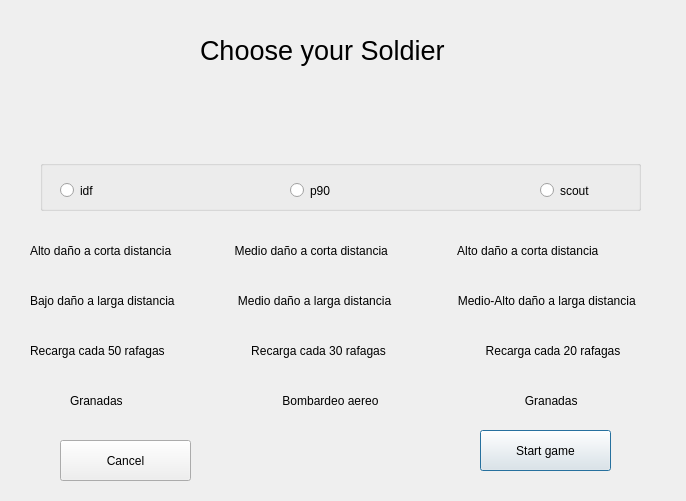
<?xml version="1.0" encoding="UTF-8"?>
<ui version="4.0">
 <class>ChooseSoldier</class>
 <widget class="QDialog" name="ChooseSoldier">
  <property name="geometry">
   <rect>
    <x>0</x>
    <y>0</y>
    <width>686</width>
    <height>501</height>
   </rect>
  </property>
  <property name="windowTitle">
   <string>Dialog</string>
  </property>
  <widget class="QLabel" name="title">
   <property name="geometry">
    <rect>
     <x>200</x>
     <y>30</y>
     <width>251</width>
     <height>41</height>
    </rect>
   </property>
   <property name="font">
    <font>
     <pointsize>20</pointsize>
    </font>
   </property>
   <property name="text">
    <string>Choose your Soldier</string>
   </property>
  </widget>
  <widget class="QLabel" name="IDF_img">
   <property name="geometry">
    <rect>
     <x>20</x>
     <y>20</y>
     <width>121</width>
     <height>161</height>
    </rect>
   </property>
   <property name="text">
    <string/>
   </property>
   <property name="pixmap">
    <pixmap resource="assets.qrc">:/imgs/IDF_Idle.png</pixmap>
   </property>
  </widget>
  <widget class="QLabel" name="P90_img">
   <property name="geometry">
    <rect>
     <x>250</x>
     <y>20</y>
     <width>121</width>
     <height>161</height>
    </rect>
   </property>
   <property name="text">
    <string/>
   </property>
   <property name="pixmap">
    <pixmap resource="assets.qrc">:/imgs/P90_Idle.png</pixmap>
   </property>
  </widget>
  <widget class="QLabel" name="Scout_img">
   <property name="geometry">
    <rect>
     <x>510</x>
     <y>20</y>
     <width>121</width>
     <height>161</height>
    </rect>
   </property>
   <property name="text">
    <string/>
   </property>
   <property name="pixmap">
    <pixmap resource="assets.qrc">:/imgs/Scout_Idle.png</pixmap>
   </property>
  </widget>
  <widget class="QGroupBox" name="soldier_box">
   <property name="geometry">
    <rect>
     <x>40</x>
     <y>160</y>
     <width>601</width>
     <height>51</height>
    </rect>
   </property>
   <property name="title">
    <string/>
   </property>
   <widget class="QRadioButton" name="idf">
    <property name="geometry">
     <rect>
      <x>20</x>
      <y>20</y>
      <width>100</width>
      <height>21</height>
     </rect>
    </property>
    <property name="text">
     <string>idf</string>
    </property>
   </widget>
   <widget class="QRadioButton" name="p90">
    <property name="geometry">
     <rect>
      <x>250</x>
      <y>20</y>
      <width>100</width>
      <height>21</height>
     </rect>
    </property>
    <property name="text">
     <string>p90</string>
    </property>
   </widget>
   <widget class="QRadioButton" name="scout">
    <property name="geometry">
     <rect>
      <x>500</x>
      <y>20</y>
      <width>100</width>
      <height>21</height>
     </rect>
    </property>
    <property name="text">
     <string>scout</string>
    </property>
   </widget>
  </widget>
  <widget class="QPushButton" name="start_game">
   <property name="geometry">
    <rect>
     <x>480</x>
     <y>430</y>
     <width>131</width>
     <height>41</height>
    </rect>
   </property>
   <property name="text">
    <string>Start game</string>
   </property>
  </widget>
  <widget class="QPushButton" name="cancel">
   <property name="geometry">
    <rect>
     <x>60</x>
     <y>440</y>
     <width>131</width>
     <height>41</height>
    </rect>
   </property>
   <property name="text">
    <string>Cancel</string>
   </property>
  </widget>
  <widget class="QLabel" name="label">
   <property name="geometry">
    <rect>
     <x>30</x>
     <y>230</y>
     <width>681</width>
     <height>41</height>
    </rect>
   </property>
   <property name="text">
    <string>Alto daño a corta distancia                   Medio daño a corta distancia                     Alto daño a corta distancia</string>
   </property>
  </widget>
  <widget class="QLabel" name="label_2">
   <property name="geometry">
    <rect>
     <x>30</x>
     <y>280</y>
     <width>641</width>
     <height>41</height>
    </rect>
   </property>
   <property name="text">
    <string>Bajo daño a larga distancia                   Medio daño a larga distancia                    Medio-Alto daño a larga distancia</string>
   </property>
  </widget>
  <widget class="QLabel" name="label_3">
   <property name="geometry">
    <rect>
     <x>30</x>
     <y>330</y>
     <width>641</width>
     <height>41</height>
    </rect>
   </property>
   <property name="text">
    <string>Recarga cada 50 rafagas                          Recarga cada 30 rafagas                              Recarga cada 20 rafagas</string>
   </property>
  </widget>
  <widget class="QLabel" name="label_10">
   <property name="geometry">
    <rect>
     <x>70</x>
     <y>380</y>
     <width>531</width>
     <height>41</height>
    </rect>
   </property>
   <property name="text">
    <string>Granadas                                                Bombardeo aereo                                            Granadas</string>
   </property>
  </widget>
 </widget>
 <resources>
  <include location="assets.qrc"/>
 </resources>
 <connections/>
</ui>
